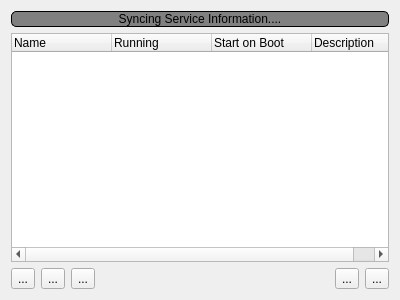
<?xml version="1.0" encoding="UTF-8"?>
<ui version="4.0">
 <class>services_ui</class>
 <widget class="QWidget" name="services_ui">
  <property name="geometry">
   <rect>
    <x>0</x>
    <y>0</y>
    <width>400</width>
    <height>300</height>
   </rect>
  </property>
  <property name="windowTitle">
   <string>Form</string>
  </property>
  <layout class="QGridLayout" name="gridLayout">
   <item row="2" column="0">
    <layout class="QHBoxLayout" name="horizontalLayout">
     <item>
      <widget class="QToolButton" name="tool_start">
       <property name="toolTip">
        <string>Start</string>
       </property>
       <property name="statusTip">
        <string>Start the selected service</string>
       </property>
       <property name="text">
        <string notr="true">...</string>
       </property>
       <property name="icon">
        <iconset theme="media-playback-start"/>
       </property>
      </widget>
     </item>
     <item>
      <widget class="QToolButton" name="tool_stop">
       <property name="toolTip">
        <string>Stop</string>
       </property>
       <property name="statusTip">
        <string>Stop the selected service</string>
       </property>
       <property name="text">
        <string notr="true">...</string>
       </property>
       <property name="icon">
        <iconset theme="media-playback-stop"/>
       </property>
      </widget>
     </item>
     <item>
      <widget class="QToolButton" name="tool_restart">
       <property name="toolTip">
        <string>Restart</string>
       </property>
       <property name="statusTip">
        <string>Restart the selected service</string>
       </property>
       <property name="text">
        <string notr="true">...</string>
       </property>
       <property name="icon">
        <iconset theme="media-playlist-repeat"/>
       </property>
      </widget>
     </item>
     <item>
      <spacer name="horizontalSpacer">
       <property name="orientation">
        <enum>Qt::Horizontal</enum>
       </property>
       <property name="sizeHint" stdset="0">
        <size>
         <width>40</width>
         <height>20</height>
        </size>
       </property>
      </spacer>
     </item>
     <item>
      <widget class="QToolButton" name="tool_enable">
       <property name="toolTip">
        <string>Enabled</string>
       </property>
       <property name="statusTip">
        <string>Enable automatic start on boot</string>
       </property>
       <property name="text">
        <string notr="true">...</string>
       </property>
       <property name="icon">
        <iconset theme="run-build"/>
       </property>
      </widget>
     </item>
     <item>
      <widget class="QToolButton" name="tool_disable">
       <property name="toolTip">
        <string>Disabled</string>
       </property>
       <property name="statusTip">
        <string>Disable automatic start on boot</string>
       </property>
       <property name="text">
        <string notr="true">...</string>
       </property>
       <property name="icon">
        <iconset theme="run-build-file"/>
       </property>
      </widget>
     </item>
    </layout>
   </item>
   <item row="1" column="0">
    <widget class="QTreeWidget" name="treeWidget">
     <property name="selectionMode">
      <enum>QAbstractItemView::ExtendedSelection</enum>
     </property>
     <attribute name="headerDefaultSectionSize">
      <number>100</number>
     </attribute>
     <column>
      <property name="text">
       <string>Name</string>
      </property>
     </column>
     <column>
      <property name="text">
       <string>Running</string>
      </property>
     </column>
     <column>
      <property name="text">
       <string>Start on Boot</string>
      </property>
     </column>
     <column>
      <property name="text">
       <string>Description</string>
      </property>
     </column>
    </widget>
   </item>
   <item row="0" column="0">
    <widget class="QLabel" name="label_sync">
     <property name="styleSheet">
      <string notr="true">QLabel{ 
border: 1px solid black; 
border-radius: 5px;
background: gray;
color:black;
}</string>
     </property>
     <property name="text">
      <string>Syncing Service Information....</string>
     </property>
     <property name="alignment">
      <set>Qt::AlignCenter</set>
     </property>
    </widget>
   </item>
  </layout>
 </widget>
 <resources>
  <include location="../../icons/icons.qrc"/>
 </resources>
 <connections/>
</ui>
